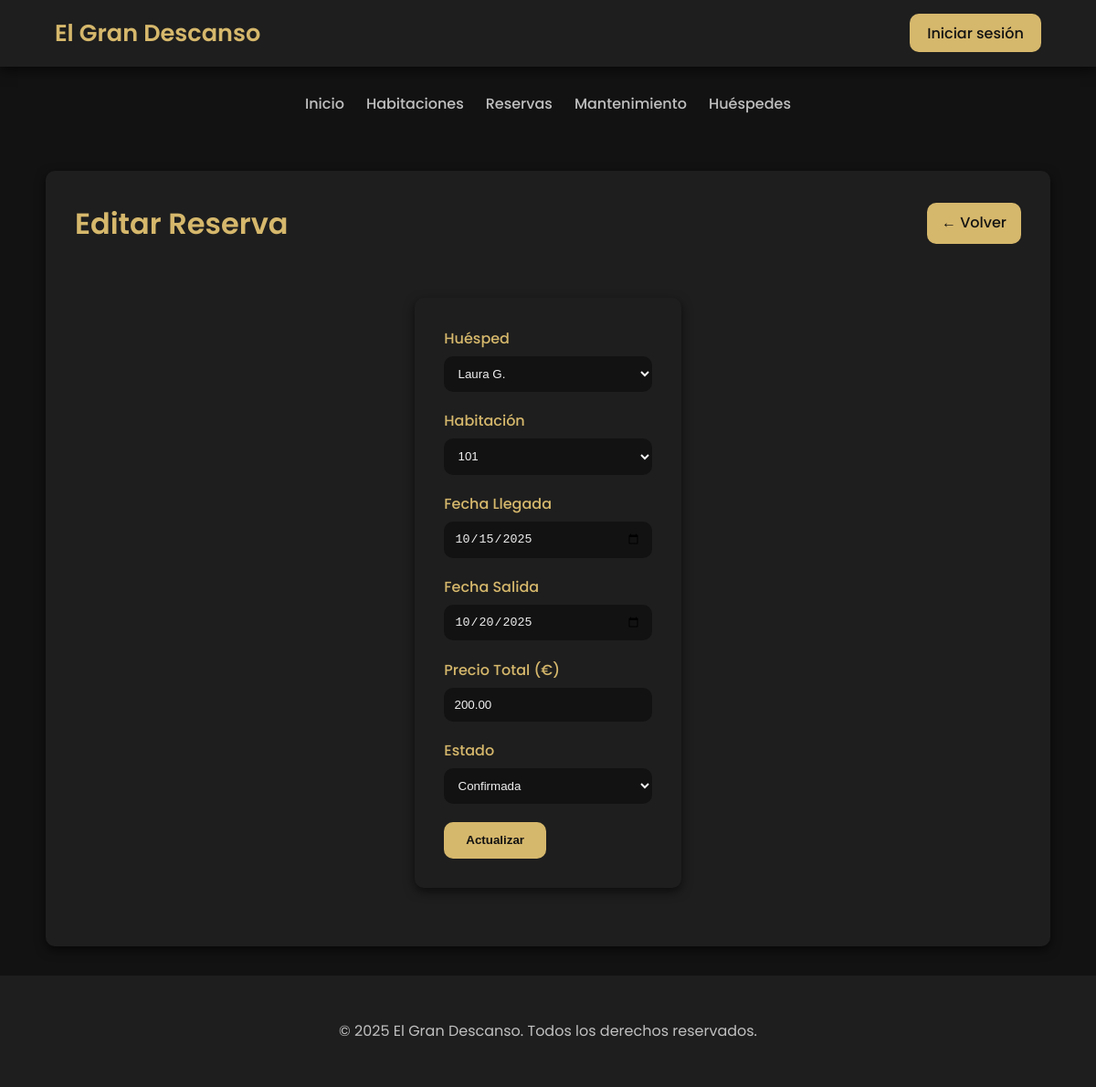
/modules/reservas/editar.php?id=1, run on the app's committed database.
### tables this page shows
CREATE TABLE reservas (
    id_reserva INT AUTO_INCREMENT PRIMARY KEY,
    id_huesped INT NOT NULL,
    id_habitacion INT NOT NULL,
    fecha_reserva DATE NOT NULL DEFAULT (CURRENT_DATE),
    fecha_llegada DATE NOT NULL,
    fecha_salida DATE NOT NULL,
    precio_total DECIMAL(10,2) NOT NULL,
    estado ENUM('Pendiente', 'Confirmada', 'Cancelada') DEFAULT 'Pendiente',
    FOREIGN KEY (id_huesped) REFERENCES huespedes(id_huesped)
        ON UPDATE CASCADE
        ON DELETE CASCADE,
    FOREIGN KEY (id_habitacion) REFERENCES habitaciones(id_habitacion)
        ON UPDATE CASCADE
        ON DELETE CASCADE
);

CREATE TABLE huespedes (
    id_huesped INT AUTO_INCREMENT PRIMARY KEY,
    nombre VARCHAR(100) NOT NULL,
    email VARCHAR(100) NOT NULL UNIQUE,
    documento_identidad VARCHAR(20) NOT NULL UNIQUE
);

CREATE TABLE habitaciones (
    id_habitacion INT AUTO_INCREMENT PRIMARY KEY,
    numero VARCHAR(10) NOT NULL UNIQUE,
    tipo ENUM('Sencilla', 'Doble', 'Suite') NOT NULL,
    precio_base DECIMAL(10,2) NOT NULL,
    id_estado_limpieza INT,
    FOREIGN KEY (id_estado_limpieza) REFERENCES estados_limpieza(id_estado)
        ON UPDATE CASCADE
        ON DELETE SET NULL
);

### modules/reservas/editar.php (the view, shortened to what this page needs)
<?php
require_once '../../config/db.php';
include '../../includes/header.php';
include '../../includes/navbar.php';
$id = $_GET['id'] ?? null;
$stmt = $conn->prepare("SELECT * FROM reservas WHERE id_reserva = ?");
$stmt->execute([$id]);
$reserva = $stmt->fetch(PDO::FETCH_ASSOC);
$habitaciones = $conn->query("SELECT id_habitacion, numero FROM habitaciones ORDER BY numero ASC")->fetchAll();
$huespedes = $conn->query("SELECT id_huesped, nombre FROM huespedes ORDER BY nombre ASC")->fetchAll();
?>
<div class="habitaciones-container">
    <div class="habitaciones-header">
        <h1>Editar Reserva</h1>
        <a href="listar.php" class="btn">← Volver</a>
    </div>
    <div class="habitaciones-form">
        <form action="editar.php" method="POST">
            <label>Huésped</label>
            <select name="id_huesped" required>
                <?php foreach ($huespedes as $huesped): ?>
                    <option value="<?= $huesped['id_huesped'] ?>" <?= $huesped['id_huesped'] == $reserva['id_huesped'] ? 'selected' : '' ?>>
                        <?= htmlspecialchars($huesped['nombre']) ?>
                    </option>
                <?php endforeach; ?>
            </select>
            <label>Habitación</label>
            <select name="id_habitacion" required>
                <?php foreach ($habitaciones as $hab): ?>
                    <option value="<?= $hab['id_habitacion'] ?>" <?= $hab['id_habitacion'] == $reserva['id_habitacion'] ? 'selected' : '' ?>>
                        <?= htmlspecialchars($hab['numero']) ?>
                    </option>
                <?php endforeach; ?>
            </select>
            <label>Fecha Llegada</label>
            <input type="date" name="fecha_llegada" value="<?= $reserva['fecha_llegada'] ?>" required>
            <label>Fecha Salida</label>
            <input type="date" name="fecha_salida" value="<?= $reserva['fecha_salida'] ?>" required>
            <label>Precio Total (€)</label>
            <input type="number" step="0.01" name="precio_total" value="<?= $reserva['precio_total'] ?>" required>
            <label>Estado</label>
            <select name="estado" required>
                <option value="Confirmada" <?= $reserva['estado'] === 'Confirmada' ? 'selected' : '' ?>>Confirmada</option>
            </select>
            <button type="submit">Actualizar</button>
        </form>
    </div>
</div>
<?php include '../../includes/footer.php'; ?>

### assets/css/style.css (style rules this page uses)
:root { --color-fondo: #121212; --color-fondo-sec: #1E1E1E; --color-texto: #F0F0F0; --color-texto-sec: #C0C0C0; --color-acento: #D6B86C; --color-acento-claro: #E8CC84; --sombra-suave: 0 4px 12px rgba(0, 0, 0, 0.6); --borde-radio: 10px; --transicion: all 0.3s ease; --fuente-principal: 'Poppins', Arial, sans-serif; --overlay-hero: rgba(0, 0, 0, 0.5); }
* { box-sizing: border-box; margin: 0; padding: 0; }
html, body { height: 100%; }
body { font-family: var(--fuente-principal); background: var(--color-fondo); color: var(--color-texto); line-height: 1.6; display: flex; flex-direction: column; min-height: 100vh; }
.btn { background: var(--color-acento); color: var(--color-fondo); padding: 0.6rem 1.2rem; border-radius: var(--borde-radio); text-decoration: none; font-weight: 500; transition: var(--transicion); }
.habitaciones-container { width: 100%; max-width: 1100px; margin: 2rem auto; background: var(--color-fondo-sec); padding: 2rem; border-radius: var(--borde-radio); box-shadow: var(--sombra-suave); display: flex; flex-direction: column; }
.habitaciones-header { display: flex; justify-content: space-between; align-items: center; margin-bottom: 1.5rem; flex-wrap: wrap; gap: 1rem; }
.habitaciones-header h1 { color: var(--color-acento); font-size: 2rem; font-weight: 600; }
.habitaciones-header .btn { background: var(--color-acento); color: var(--color-fondo); padding: 0.6rem 1rem; border-radius: var(--borde-radio); text-decoration: none; transition: var(--transicion); font-weight: 500; }
.habitaciones-form { background: var(--color-fondo-sec); padding: 2rem; border-radius: var(--borde-radio); box-shadow: var(--sombra-suave); max-width: 600px; margin: 2rem auto; }
.habitaciones-form label { display: block; color: var(--color-acento); margin-bottom: 0.4rem; font-weight: 500; }
.habitaciones-form input, .habitaciones-form select, .habitaciones-form textarea { width: 100%; padding: 0.7rem; border-radius: var(--borde-radio); border: none; margin-bottom: 1.2rem; background: var(--color-fondo); color: var(--color-texto); }
.habitaciones-form button { background: var(--color-acento); color: var(--color-fondo); padding: 0.8rem 1.5rem; border: none; border-radius: var(--borde-radio); font-weight: 600; cursor: pointer; transition: var(--transicion); }

### data on the page
reservas: id_huesped "Laura G.", id_habitacion "101", fecha_llegada "10/15/2025", fecha_salida "10/20/2025", precio_total "200.00", estado "Confirmada"
